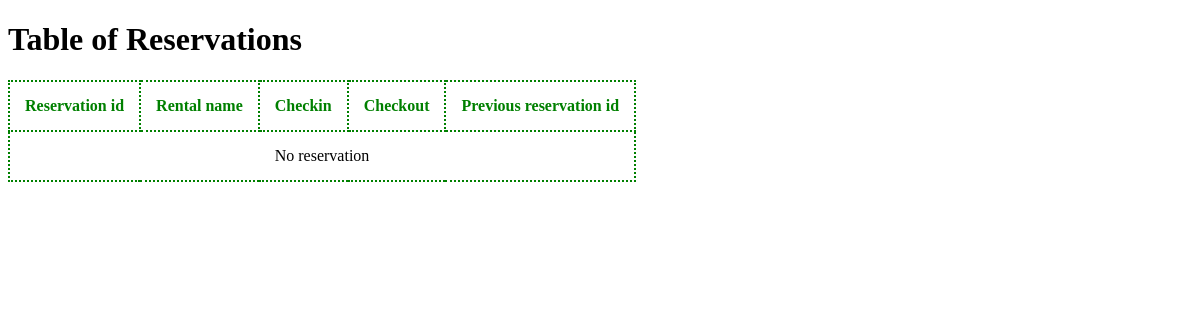
Page /rental/ on the earlier database version.
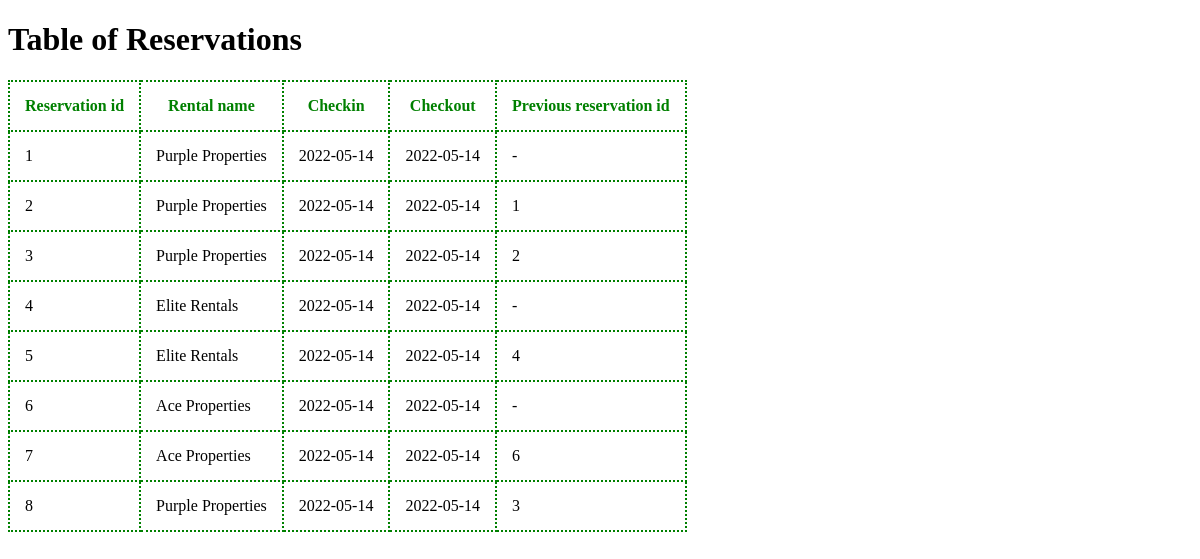
Same page on the later database version.
### rental/models.py (models this page shows, shortened)
class Reservation(models.Model):
    rental= models.ForeignKey(Rental, on_delete= models.SET_NULL, blank=True, null=True, related_name="reservation")
    checkin= models.DateField(blank=False, null=False, validators =[validate_reservation_date])
    checkout= models.DateField(blank=False, null=False, validators =[validate_reservation_date])
    previous_id= models.IntegerField(blank=True, null=True)
    objects= ReservationManager()

class Rental(models.Model):
    name= models.CharField(max_length=255, blank=False, null=False)

### rental/views.py (the view)
# urls.py: path('', views.index, name='index'),
def index(request):
    reservations= Reservation.objects.all().order_by('id')
    return render(request, 'rental/index.html', context={"reservations": reservations})

### templates/rental/index.html (shortened to what this page needs)
<!DOCTYPE html>
<html lang="en">
<head>
</head>
<body>
    <h1>Table of Reservations</h1>
    <table style="border-collapse: collapse">
        <thead >
            <tr>
                <th>Reservation id</th>
                <th>Rental name</th>
                <th>Checkin</th>
                <th>Checkout</th>
                <th>Previous reservation id</th>
            </tr>
        </thead>
        <tbody>
            {% for reservation in reservations %}
            <tr>
                <td>{{reservation.id}}</td>
                <td>{{reservation.rental.name}}</td>
                <td>{{reservation.checkin|date:"Y-m-d"}}</td>
                <td>{{reservation.checkout|date:"Y-m-d"}}</td>
                {% if reservation.previous_id %}
                <td>{{reservation.previous_id}}</td>
                {% else %}
                <td>-</td>
                {% endif %}
            </tr>
            {% empty %}
            <tr>
                <td colspan="5" align="center">No reservation</td>
            </tr>
            {% endfor %}
        </tbody>
    </table>
</body>
</html>

### templates/rental/index.html (style rules this page uses)
table, th, td { border: 2px dotted green; padding: 15px }
thead { color: green }

Differences in the rows shown:
added Reservation: id "1", rental.name "Purple Properties", checkin "2022-05-14", checkout "2022-05-14"
added Reservation: id "2", rental.name "Purple Properties", checkin "2022-05-14", checkout "2022-05-14", previous_id "1"
added Reservation: id "3", rental.name "Purple Properties", checkin "2022-05-14", checkout "2022-05-14", previous_id "2"
added Reservation: id "4", rental.name "Elite Rentals", checkin "2022-05-14", checkout "2022-05-14"
added Reservation: id "5", rental.name "Elite Rentals", checkin "2022-05-14", checkout "2022-05-14", previous_id "4"
added Reservation: id "6", rental.name "Ace Properties", checkin "2022-05-14", checkout "2022-05-14"
added Reservation: id "7", rental.name "Ace Properties", checkin "2022-05-14", checkout "2022-05-14", previous_id "6"
added Reservation: id "8", rental.name "Purple Properties", checkin "2022-05-14", checkout "2022-05-14", previous_id "3"
Other differences:
text no longer shown: "No reservation"
